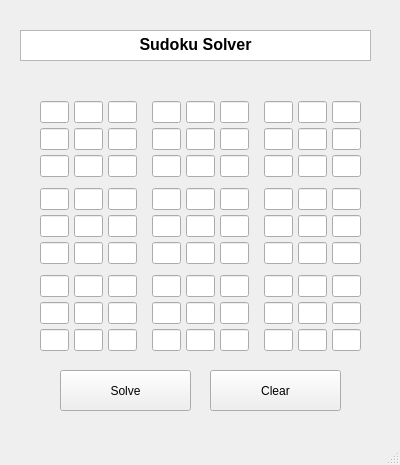
<?xml version="1.0" encoding="UTF-8"?>
<ui version="4.0">
 <class>MainWindow</class>
 <widget class="QMainWindow" name="MainWindow">
  <property name="geometry">
   <rect>
    <x>0</x>
    <y>0</y>
    <width>400</width>
    <height>465</height>
   </rect>
  </property>
  <property name="windowTitle">
   <string>MainWindow</string>
  </property>
  <widget class="QWidget" name="centralwidget">
   <widget class="QPushButton" name="solveButton">
    <property name="geometry">
     <rect>
      <x>60</x>
      <y>370</y>
      <width>131</width>
      <height>41</height>
     </rect>
    </property>
    <property name="sizePolicy">
     <sizepolicy hsizetype="Expanding" vsizetype="Expanding">
      <horstretch>0</horstretch>
      <verstretch>0</verstretch>
     </sizepolicy>
    </property>
    <property name="styleSheet">
     <string notr="true"/>
    </property>
    <property name="text">
     <string>Solve</string>
    </property>
   </widget>
   <widget class="QPushButton" name="clearButton">
    <property name="geometry">
     <rect>
      <x>210</x>
      <y>370</y>
      <width>131</width>
      <height>41</height>
     </rect>
    </property>
    <property name="sizePolicy">
     <sizepolicy hsizetype="Fixed" vsizetype="Fixed">
      <horstretch>0</horstretch>
      <verstretch>0</verstretch>
     </sizepolicy>
    </property>
    <property name="text">
     <string>Clear</string>
    </property>
   </widget>
   <widget class="QWidget" name="gridLayoutWidget">
    <property name="geometry">
     <rect>
      <x>40</x>
      <y>90</y>
      <width>321</width>
      <height>274</height>
     </rect>
    </property>
    <property name="sizePolicy">
     <sizepolicy hsizetype="Fixed" vsizetype="Preferred">
      <horstretch>0</horstretch>
      <verstretch>0</verstretch>
     </sizepolicy>
    </property>
    <layout class="QGridLayout" name="mainGrid">
     <property name="leftMargin">
      <number>0</number>
     </property>
     <property name="topMargin">
      <number>0</number>
     </property>
     <property name="rightMargin">
      <number>0</number>
     </property>
     <property name="bottomMargin">
      <number>0</number>
     </property>
     <property name="horizontalSpacing">
      <number>15</number>
     </property>
     <property name="verticalSpacing">
      <number>0</number>
     </property>
     <item row="0" column="0">
      <layout class="QGridLayout" name="square_1" columnstretch="0,0,0">
       <property name="leftMargin">
        <number>0</number>
       </property>
       <property name="topMargin">
        <number>0</number>
       </property>
       <property name="rightMargin">
        <number>0</number>
       </property>
       <property name="bottomMargin">
        <number>0</number>
       </property>
       <property name="spacing">
        <number>5</number>
       </property>
       <item row="0" column="1">
        <widget class="QLineEdit" name="puzzle_2">
         <property name="enabled">
          <bool>true</bool>
         </property>
         <property name="sizePolicy">
          <sizepolicy hsizetype="Fixed" vsizetype="Fixed">
           <horstretch>0</horstretch>
           <verstretch>0</verstretch>
          </sizepolicy>
         </property>
        </widget>
       </item>
       <item row="2" column="2">
        <widget class="QLineEdit" name="puzzle_21">
         <property name="sizePolicy">
          <sizepolicy hsizetype="Fixed" vsizetype="Fixed">
           <horstretch>0</horstretch>
           <verstretch>0</verstretch>
          </sizepolicy>
         </property>
        </widget>
       </item>
       <item row="0" column="0">
        <widget class="QLineEdit" name="puzzle_1">
         <property name="sizePolicy">
          <sizepolicy hsizetype="Fixed" vsizetype="Fixed">
           <horstretch>0</horstretch>
           <verstretch>0</verstretch>
          </sizepolicy>
         </property>
        </widget>
       </item>
       <item row="0" column="2">
        <widget class="QLineEdit" name="puzzle_3">
         <property name="sizePolicy">
          <sizepolicy hsizetype="Fixed" vsizetype="Fixed">
           <horstretch>0</horstretch>
           <verstretch>0</verstretch>
          </sizepolicy>
         </property>
        </widget>
       </item>
       <item row="2" column="1">
        <widget class="QLineEdit" name="puzzle_20">
         <property name="sizePolicy">
          <sizepolicy hsizetype="Fixed" vsizetype="Fixed">
           <horstretch>0</horstretch>
           <verstretch>0</verstretch>
          </sizepolicy>
         </property>
        </widget>
       </item>
       <item row="1" column="0">
        <widget class="QLineEdit" name="puzzle_10">
         <property name="sizePolicy">
          <sizepolicy hsizetype="Fixed" vsizetype="Fixed">
           <horstretch>0</horstretch>
           <verstretch>0</verstretch>
          </sizepolicy>
         </property>
        </widget>
       </item>
       <item row="2" column="0">
        <widget class="QLineEdit" name="puzzle_19">
         <property name="sizePolicy">
          <sizepolicy hsizetype="Fixed" vsizetype="Fixed">
           <horstretch>0</horstretch>
           <verstretch>0</verstretch>
          </sizepolicy>
         </property>
        </widget>
       </item>
       <item row="1" column="2">
        <widget class="QLineEdit" name="puzzle_12">
         <property name="sizePolicy">
          <sizepolicy hsizetype="Fixed" vsizetype="Fixed">
           <horstretch>0</horstretch>
           <verstretch>0</verstretch>
          </sizepolicy>
         </property>
        </widget>
       </item>
       <item row="1" column="1">
        <widget class="QLineEdit" name="puzzle_11"/>
       </item>
      </layout>
     </item>
     <item row="1" column="1">
      <layout class="QGridLayout" name="square_5">
       <property name="leftMargin">
        <number>0</number>
       </property>
       <property name="topMargin">
        <number>0</number>
       </property>
       <property name="rightMargin">
        <number>0</number>
       </property>
       <property name="bottomMargin">
        <number>0</number>
       </property>
       <property name="spacing">
        <number>5</number>
       </property>
       <item row="1" column="1">
        <widget class="QLineEdit" name="puzzle_41">
         <property name="sizePolicy">
          <sizepolicy hsizetype="Fixed" vsizetype="Fixed">
           <horstretch>0</horstretch>
           <verstretch>0</verstretch>
          </sizepolicy>
         </property>
        </widget>
       </item>
       <item row="1" column="0">
        <widget class="QLineEdit" name="puzzle_40">
         <property name="sizePolicy">
          <sizepolicy hsizetype="Fixed" vsizetype="Fixed">
           <horstretch>0</horstretch>
           <verstretch>0</verstretch>
          </sizepolicy>
         </property>
        </widget>
       </item>
       <item row="0" column="0">
        <widget class="QLineEdit" name="puzzle_31">
         <property name="sizePolicy">
          <sizepolicy hsizetype="Fixed" vsizetype="Fixed">
           <horstretch>0</horstretch>
           <verstretch>0</verstretch>
          </sizepolicy>
         </property>
        </widget>
       </item>
       <item row="2" column="1">
        <widget class="QLineEdit" name="puzzle_50">
         <property name="sizePolicy">
          <sizepolicy hsizetype="Fixed" vsizetype="Fixed">
           <horstretch>0</horstretch>
           <verstretch>0</verstretch>
          </sizepolicy>
         </property>
        </widget>
       </item>
       <item row="0" column="1">
        <widget class="QLineEdit" name="puzzle_32"/>
       </item>
       <item row="2" column="0">
        <widget class="QLineEdit" name="puzzle_49">
         <property name="sizePolicy">
          <sizepolicy hsizetype="Fixed" vsizetype="Fixed">
           <horstretch>0</horstretch>
           <verstretch>0</verstretch>
          </sizepolicy>
         </property>
        </widget>
       </item>
       <item row="0" column="2">
        <widget class="QLineEdit" name="puzzle_33">
         <property name="sizePolicy">
          <sizepolicy hsizetype="Fixed" vsizetype="Fixed">
           <horstretch>0</horstretch>
           <verstretch>0</verstretch>
          </sizepolicy>
         </property>
        </widget>
       </item>
       <item row="1" column="2">
        <widget class="QLineEdit" name="puzzle_42">
         <property name="sizePolicy">
          <sizepolicy hsizetype="Fixed" vsizetype="Fixed">
           <horstretch>0</horstretch>
           <verstretch>0</verstretch>
          </sizepolicy>
         </property>
        </widget>
       </item>
       <item row="2" column="2">
        <widget class="QLineEdit" name="puzzle_51">
         <property name="sizePolicy">
          <sizepolicy hsizetype="Fixed" vsizetype="Fixed">
           <horstretch>0</horstretch>
           <verstretch>0</verstretch>
          </sizepolicy>
         </property>
        </widget>
       </item>
      </layout>
     </item>
     <item row="2" column="2">
      <layout class="QGridLayout" name="square_9">
       <property name="leftMargin">
        <number>0</number>
       </property>
       <property name="topMargin">
        <number>0</number>
       </property>
       <property name="rightMargin">
        <number>0</number>
       </property>
       <property name="bottomMargin">
        <number>0</number>
       </property>
       <property name="spacing">
        <number>5</number>
       </property>
       <item row="1" column="1">
        <widget class="QLineEdit" name="puzzle_71">
         <property name="sizePolicy">
          <sizepolicy hsizetype="Fixed" vsizetype="Fixed">
           <horstretch>0</horstretch>
           <verstretch>0</verstretch>
          </sizepolicy>
         </property>
        </widget>
       </item>
       <item row="1" column="0">
        <widget class="QLineEdit" name="puzzle_70">
         <property name="sizePolicy">
          <sizepolicy hsizetype="Fixed" vsizetype="Fixed">
           <horstretch>0</horstretch>
           <verstretch>0</verstretch>
          </sizepolicy>
         </property>
        </widget>
       </item>
       <item row="0" column="0">
        <widget class="QLineEdit" name="puzzle_61">
         <property name="sizePolicy">
          <sizepolicy hsizetype="Fixed" vsizetype="Fixed">
           <horstretch>0</horstretch>
           <verstretch>0</verstretch>
          </sizepolicy>
         </property>
        </widget>
       </item>
       <item row="2" column="1">
        <widget class="QLineEdit" name="puzzle_80">
         <property name="sizePolicy">
          <sizepolicy hsizetype="Fixed" vsizetype="Fixed">
           <horstretch>0</horstretch>
           <verstretch>0</verstretch>
          </sizepolicy>
         </property>
        </widget>
       </item>
       <item row="0" column="1">
        <widget class="QLineEdit" name="puzzle_62">
         <property name="sizePolicy">
          <sizepolicy hsizetype="Fixed" vsizetype="Fixed">
           <horstretch>0</horstretch>
           <verstretch>0</verstretch>
          </sizepolicy>
         </property>
        </widget>
       </item>
       <item row="2" column="0">
        <widget class="QLineEdit" name="puzzle_79">
         <property name="sizePolicy">
          <sizepolicy hsizetype="Fixed" vsizetype="Fixed">
           <horstretch>0</horstretch>
           <verstretch>0</verstretch>
          </sizepolicy>
         </property>
        </widget>
       </item>
       <item row="0" column="2">
        <widget class="QLineEdit" name="puzzle_63">
         <property name="sizePolicy">
          <sizepolicy hsizetype="Fixed" vsizetype="Fixed">
           <horstretch>0</horstretch>
           <verstretch>0</verstretch>
          </sizepolicy>
         </property>
        </widget>
       </item>
       <item row="1" column="2">
        <widget class="QLineEdit" name="puzzle_72">
         <property name="sizePolicy">
          <sizepolicy hsizetype="Fixed" vsizetype="Fixed">
           <horstretch>0</horstretch>
           <verstretch>0</verstretch>
          </sizepolicy>
         </property>
        </widget>
       </item>
       <item row="2" column="2">
        <widget class="QLineEdit" name="puzzle_81">
         <property name="sizePolicy">
          <sizepolicy hsizetype="Fixed" vsizetype="Fixed">
           <horstretch>0</horstretch>
           <verstretch>0</verstretch>
          </sizepolicy>
         </property>
        </widget>
       </item>
      </layout>
     </item>
     <item row="0" column="1">
      <layout class="QGridLayout" name="square_4">
       <property name="leftMargin">
        <number>0</number>
       </property>
       <property name="topMargin">
        <number>0</number>
       </property>
       <property name="rightMargin">
        <number>0</number>
       </property>
       <property name="bottomMargin">
        <number>0</number>
       </property>
       <property name="spacing">
        <number>5</number>
       </property>
       <item row="1" column="1">
        <widget class="QLineEdit" name="puzzle_14">
         <property name="sizePolicy">
          <sizepolicy hsizetype="Fixed" vsizetype="Fixed">
           <horstretch>0</horstretch>
           <verstretch>0</verstretch>
          </sizepolicy>
         </property>
        </widget>
       </item>
       <item row="1" column="0">
        <widget class="QLineEdit" name="puzzle_13"/>
       </item>
       <item row="0" column="0">
        <widget class="QLineEdit" name="puzzle_4">
         <property name="sizePolicy">
          <sizepolicy hsizetype="Fixed" vsizetype="Fixed">
           <horstretch>0</horstretch>
           <verstretch>0</verstretch>
          </sizepolicy>
         </property>
        </widget>
       </item>
       <item row="2" column="1">
        <widget class="QLineEdit" name="puzzle_23"/>
       </item>
       <item row="0" column="1">
        <widget class="QLineEdit" name="puzzle_5"/>
       </item>
       <item row="2" column="0">
        <widget class="QLineEdit" name="puzzle_22">
         <property name="sizePolicy">
          <sizepolicy hsizetype="Fixed" vsizetype="Fixed">
           <horstretch>0</horstretch>
           <verstretch>0</verstretch>
          </sizepolicy>
         </property>
        </widget>
       </item>
       <item row="0" column="2">
        <widget class="QLineEdit" name="puzzle_6">
         <property name="sizePolicy">
          <sizepolicy hsizetype="Fixed" vsizetype="Fixed">
           <horstretch>0</horstretch>
           <verstretch>0</verstretch>
          </sizepolicy>
         </property>
        </widget>
       </item>
       <item row="1" column="2">
        <widget class="QLineEdit" name="puzzle_15">
         <property name="sizePolicy">
          <sizepolicy hsizetype="Fixed" vsizetype="Fixed">
           <horstretch>0</horstretch>
           <verstretch>0</verstretch>
          </sizepolicy>
         </property>
        </widget>
       </item>
       <item row="2" column="2">
        <widget class="QLineEdit" name="puzzle_24">
         <property name="sizePolicy">
          <sizepolicy hsizetype="Fixed" vsizetype="Fixed">
           <horstretch>0</horstretch>
           <verstretch>0</verstretch>
          </sizepolicy>
         </property>
        </widget>
       </item>
      </layout>
     </item>
     <item row="1" column="0">
      <layout class="QGridLayout" name="square_2">
       <property name="leftMargin">
        <number>0</number>
       </property>
       <property name="topMargin">
        <number>0</number>
       </property>
       <property name="rightMargin">
        <number>0</number>
       </property>
       <property name="bottomMargin">
        <number>0</number>
       </property>
       <property name="spacing">
        <number>5</number>
       </property>
       <item row="0" column="0">
        <widget class="QLineEdit" name="puzzle_28"/>
       </item>
       <item row="2" column="1">
        <widget class="QLineEdit" name="puzzle_47">
         <property name="sizePolicy">
          <sizepolicy hsizetype="Fixed" vsizetype="Fixed">
           <horstretch>0</horstretch>
           <verstretch>0</verstretch>
          </sizepolicy>
         </property>
        </widget>
       </item>
       <item row="0" column="1">
        <widget class="QLineEdit" name="puzzle_29">
         <property name="sizePolicy">
          <sizepolicy hsizetype="Fixed" vsizetype="Fixed">
           <horstretch>0</horstretch>
           <verstretch>0</verstretch>
          </sizepolicy>
         </property>
        </widget>
       </item>
       <item row="2" column="2">
        <widget class="QLineEdit" name="puzzle_48">
         <property name="sizePolicy">
          <sizepolicy hsizetype="Fixed" vsizetype="Fixed">
           <horstretch>0</horstretch>
           <verstretch>0</verstretch>
          </sizepolicy>
         </property>
        </widget>
       </item>
       <item row="0" column="2">
        <widget class="QLineEdit" name="puzzle_30">
         <property name="sizePolicy">
          <sizepolicy hsizetype="Fixed" vsizetype="Fixed">
           <horstretch>0</horstretch>
           <verstretch>0</verstretch>
          </sizepolicy>
         </property>
        </widget>
       </item>
       <item row="1" column="0">
        <widget class="QLineEdit" name="puzzle_37">
         <property name="sizePolicy">
          <sizepolicy hsizetype="Fixed" vsizetype="Fixed">
           <horstretch>0</horstretch>
           <verstretch>0</verstretch>
          </sizepolicy>
         </property>
        </widget>
       </item>
       <item row="2" column="0">
        <widget class="QLineEdit" name="puzzle_46">
         <property name="sizePolicy">
          <sizepolicy hsizetype="Fixed" vsizetype="Fixed">
           <horstretch>0</horstretch>
           <verstretch>0</verstretch>
          </sizepolicy>
         </property>
        </widget>
       </item>
       <item row="1" column="1">
        <widget class="QLineEdit" name="puzzle_38">
         <property name="sizePolicy">
          <sizepolicy hsizetype="Fixed" vsizetype="Fixed">
           <horstretch>0</horstretch>
           <verstretch>0</verstretch>
          </sizepolicy>
         </property>
        </widget>
       </item>
       <item row="1" column="2">
        <widget class="QLineEdit" name="puzzle_39"/>
       </item>
      </layout>
     </item>
     <item row="2" column="0">
      <layout class="QGridLayout" name="square_3">
       <property name="leftMargin">
        <number>0</number>
       </property>
       <property name="topMargin">
        <number>0</number>
       </property>
       <property name="rightMargin">
        <number>0</number>
       </property>
       <property name="bottomMargin">
        <number>0</number>
       </property>
       <property name="spacing">
        <number>5</number>
       </property>
       <item row="1" column="1">
        <widget class="QLineEdit" name="puzzle_65">
         <property name="sizePolicy">
          <sizepolicy hsizetype="Fixed" vsizetype="Fixed">
           <horstretch>0</horstretch>
           <verstretch>0</verstretch>
          </sizepolicy>
         </property>
        </widget>
       </item>
       <item row="1" column="0">
        <widget class="QLineEdit" name="puzzle_64">
         <property name="sizePolicy">
          <sizepolicy hsizetype="Fixed" vsizetype="Fixed">
           <horstretch>0</horstretch>
           <verstretch>0</verstretch>
          </sizepolicy>
         </property>
        </widget>
       </item>
       <item row="0" column="0">
        <widget class="QLineEdit" name="puzzle_55">
         <property name="sizePolicy">
          <sizepolicy hsizetype="Fixed" vsizetype="Fixed">
           <horstretch>0</horstretch>
           <verstretch>0</verstretch>
          </sizepolicy>
         </property>
        </widget>
       </item>
       <item row="2" column="1">
        <widget class="QLineEdit" name="puzzle_74">
         <property name="sizePolicy">
          <sizepolicy hsizetype="Fixed" vsizetype="Fixed">
           <horstretch>0</horstretch>
           <verstretch>0</verstretch>
          </sizepolicy>
         </property>
        </widget>
       </item>
       <item row="0" column="1">
        <widget class="QLineEdit" name="puzzle_56">
         <property name="sizePolicy">
          <sizepolicy hsizetype="Fixed" vsizetype="Fixed">
           <horstretch>0</horstretch>
           <verstretch>0</verstretch>
          </sizepolicy>
         </property>
        </widget>
       </item>
       <item row="2" column="0">
        <widget class="QLineEdit" name="puzzle_73">
         <property name="sizePolicy">
          <sizepolicy hsizetype="Fixed" vsizetype="Fixed">
           <horstretch>0</horstretch>
           <verstretch>0</verstretch>
          </sizepolicy>
         </property>
        </widget>
       </item>
       <item row="0" column="2">
        <widget class="QLineEdit" name="puzzle_57">
         <property name="sizePolicy">
          <sizepolicy hsizetype="Fixed" vsizetype="Fixed">
           <horstretch>0</horstretch>
           <verstretch>0</verstretch>
          </sizepolicy>
         </property>
        </widget>
       </item>
       <item row="1" column="2">
        <widget class="QLineEdit" name="puzzle_66">
         <property name="sizePolicy">
          <sizepolicy hsizetype="Fixed" vsizetype="Fixed">
           <horstretch>0</horstretch>
           <verstretch>0</verstretch>
          </sizepolicy>
         </property>
        </widget>
       </item>
       <item row="2" column="2">
        <widget class="QLineEdit" name="puzzle_75">
         <property name="sizePolicy">
          <sizepolicy hsizetype="Fixed" vsizetype="Fixed">
           <horstretch>0</horstretch>
           <verstretch>0</verstretch>
          </sizepolicy>
         </property>
        </widget>
       </item>
      </layout>
     </item>
     <item row="2" column="1">
      <layout class="QGridLayout" name="square_6">
       <property name="leftMargin">
        <number>0</number>
       </property>
       <property name="topMargin">
        <number>0</number>
       </property>
       <property name="rightMargin">
        <number>0</number>
       </property>
       <property name="bottomMargin">
        <number>0</number>
       </property>
       <property name="spacing">
        <number>5</number>
       </property>
       <item row="1" column="1">
        <widget class="QLineEdit" name="puzzle_68">
         <property name="sizePolicy">
          <sizepolicy hsizetype="Fixed" vsizetype="Fixed">
           <horstretch>0</horstretch>
           <verstretch>0</verstretch>
          </sizepolicy>
         </property>
        </widget>
       </item>
       <item row="1" column="0">
        <widget class="QLineEdit" name="puzzle_67">
         <property name="sizePolicy">
          <sizepolicy hsizetype="Fixed" vsizetype="Fixed">
           <horstretch>0</horstretch>
           <verstretch>0</verstretch>
          </sizepolicy>
         </property>
        </widget>
       </item>
       <item row="0" column="0">
        <widget class="QLineEdit" name="puzzle_58">
         <property name="sizePolicy">
          <sizepolicy hsizetype="Fixed" vsizetype="Fixed">
           <horstretch>0</horstretch>
           <verstretch>0</verstretch>
          </sizepolicy>
         </property>
        </widget>
       </item>
       <item row="2" column="1">
        <widget class="QLineEdit" name="puzzle_77">
         <property name="sizePolicy">
          <sizepolicy hsizetype="Fixed" vsizetype="Fixed">
           <horstretch>0</horstretch>
           <verstretch>0</verstretch>
          </sizepolicy>
         </property>
        </widget>
       </item>
       <item row="0" column="1">
        <widget class="QLineEdit" name="puzzle_59">
         <property name="sizePolicy">
          <sizepolicy hsizetype="Fixed" vsizetype="Fixed">
           <horstretch>0</horstretch>
           <verstretch>0</verstretch>
          </sizepolicy>
         </property>
        </widget>
       </item>
       <item row="2" column="0">
        <widget class="QLineEdit" name="puzzle_76">
         <property name="sizePolicy">
          <sizepolicy hsizetype="Fixed" vsizetype="Fixed">
           <horstretch>0</horstretch>
           <verstretch>0</verstretch>
          </sizepolicy>
         </property>
        </widget>
       </item>
       <item row="0" column="2">
        <widget class="QLineEdit" name="puzzle_60">
         <property name="sizePolicy">
          <sizepolicy hsizetype="Fixed" vsizetype="Fixed">
           <horstretch>0</horstretch>
           <verstretch>0</verstretch>
          </sizepolicy>
         </property>
        </widget>
       </item>
       <item row="1" column="2">
        <widget class="QLineEdit" name="puzzle_69">
         <property name="sizePolicy">
          <sizepolicy hsizetype="Fixed" vsizetype="Fixed">
           <horstretch>0</horstretch>
           <verstretch>0</verstretch>
          </sizepolicy>
         </property>
        </widget>
       </item>
       <item row="2" column="2">
        <widget class="QLineEdit" name="puzzle_78">
         <property name="sizePolicy">
          <sizepolicy hsizetype="Fixed" vsizetype="Fixed">
           <horstretch>0</horstretch>
           <verstretch>0</verstretch>
          </sizepolicy>
         </property>
        </widget>
       </item>
      </layout>
     </item>
     <item row="0" column="2">
      <layout class="QGridLayout" name="square_7">
       <property name="leftMargin">
        <number>0</number>
       </property>
       <property name="topMargin">
        <number>0</number>
       </property>
       <property name="rightMargin">
        <number>0</number>
       </property>
       <property name="bottomMargin">
        <number>0</number>
       </property>
       <property name="spacing">
        <number>5</number>
       </property>
       <item row="1" column="1">
        <widget class="QLineEdit" name="puzzle_17">
         <property name="sizePolicy">
          <sizepolicy hsizetype="Fixed" vsizetype="Fixed">
           <horstretch>0</horstretch>
           <verstretch>0</verstretch>
          </sizepolicy>
         </property>
        </widget>
       </item>
       <item row="1" column="0">
        <widget class="QLineEdit" name="puzzle_16">
         <property name="sizePolicy">
          <sizepolicy hsizetype="Fixed" vsizetype="Fixed">
           <horstretch>0</horstretch>
           <verstretch>0</verstretch>
          </sizepolicy>
         </property>
        </widget>
       </item>
       <item row="0" column="0">
        <widget class="QLineEdit" name="puzzle_7">
         <property name="sizePolicy">
          <sizepolicy hsizetype="Fixed" vsizetype="Fixed">
           <horstretch>0</horstretch>
           <verstretch>0</verstretch>
          </sizepolicy>
         </property>
        </widget>
       </item>
       <item row="2" column="1">
        <widget class="QLineEdit" name="puzzle_26">
         <property name="sizePolicy">
          <sizepolicy hsizetype="Fixed" vsizetype="Fixed">
           <horstretch>0</horstretch>
           <verstretch>0</verstretch>
          </sizepolicy>
         </property>
        </widget>
       </item>
       <item row="0" column="1">
        <widget class="QLineEdit" name="puzzle_8">
         <property name="sizePolicy">
          <sizepolicy hsizetype="Fixed" vsizetype="Fixed">
           <horstretch>0</horstretch>
           <verstretch>0</verstretch>
          </sizepolicy>
         </property>
        </widget>
       </item>
       <item row="2" column="0">
        <widget class="QLineEdit" name="puzzle_25">
         <property name="sizePolicy">
          <sizepolicy hsizetype="Fixed" vsizetype="Fixed">
           <horstretch>0</horstretch>
           <verstretch>0</verstretch>
          </sizepolicy>
         </property>
        </widget>
       </item>
       <item row="0" column="2">
        <widget class="QLineEdit" name="puzzle_9">
         <property name="sizePolicy">
          <sizepolicy hsizetype="Fixed" vsizetype="Fixed">
           <horstretch>0</horstretch>
           <verstretch>0</verstretch>
          </sizepolicy>
         </property>
        </widget>
       </item>
       <item row="1" column="2">
        <widget class="QLineEdit" name="puzzle_18">
         <property name="sizePolicy">
          <sizepolicy hsizetype="Fixed" vsizetype="Fixed">
           <horstretch>0</horstretch>
           <verstretch>0</verstretch>
          </sizepolicy>
         </property>
        </widget>
       </item>
       <item row="2" column="2">
        <widget class="QLineEdit" name="puzzle_27">
         <property name="sizePolicy">
          <sizepolicy hsizetype="Fixed" vsizetype="Fixed">
           <horstretch>0</horstretch>
           <verstretch>0</verstretch>
          </sizepolicy>
         </property>
        </widget>
       </item>
      </layout>
     </item>
     <item row="1" column="2">
      <layout class="QGridLayout" name="square_8">
       <property name="sizeConstraint">
        <enum>QLayout::SizeConstraint::SetDefaultConstraint</enum>
       </property>
       <property name="leftMargin">
        <number>0</number>
       </property>
       <property name="topMargin">
        <number>0</number>
       </property>
       <property name="rightMargin">
        <number>0</number>
       </property>
       <property name="bottomMargin">
        <number>0</number>
       </property>
       <property name="spacing">
        <number>5</number>
       </property>
       <item row="1" column="1">
        <widget class="QLineEdit" name="puzzle_44">
         <property name="sizePolicy">
          <sizepolicy hsizetype="Fixed" vsizetype="Fixed">
           <horstretch>0</horstretch>
           <verstretch>0</verstretch>
          </sizepolicy>
         </property>
        </widget>
       </item>
       <item row="1" column="0">
        <widget class="QLineEdit" name="puzzle_43">
         <property name="sizePolicy">
          <sizepolicy hsizetype="Fixed" vsizetype="Fixed">
           <horstretch>0</horstretch>
           <verstretch>0</verstretch>
          </sizepolicy>
         </property>
        </widget>
       </item>
       <item row="0" column="0">
        <widget class="QLineEdit" name="puzzle_34">
         <property name="sizePolicy">
          <sizepolicy hsizetype="Fixed" vsizetype="Fixed">
           <horstretch>0</horstretch>
           <verstretch>0</verstretch>
          </sizepolicy>
         </property>
        </widget>
       </item>
       <item row="2" column="1">
        <widget class="QLineEdit" name="puzzle_53">
         <property name="sizePolicy">
          <sizepolicy hsizetype="Fixed" vsizetype="Fixed">
           <horstretch>0</horstretch>
           <verstretch>0</verstretch>
          </sizepolicy>
         </property>
        </widget>
       </item>
       <item row="0" column="1">
        <widget class="QLineEdit" name="puzzle_35">
         <property name="sizePolicy">
          <sizepolicy hsizetype="Fixed" vsizetype="Fixed">
           <horstretch>0</horstretch>
           <verstretch>0</verstretch>
          </sizepolicy>
         </property>
        </widget>
       </item>
       <item row="2" column="0">
        <widget class="QLineEdit" name="puzzle_52">
         <property name="sizePolicy">
          <sizepolicy hsizetype="Fixed" vsizetype="Fixed">
           <horstretch>0</horstretch>
           <verstretch>0</verstretch>
          </sizepolicy>
         </property>
        </widget>
       </item>
       <item row="0" column="2">
        <widget class="QLineEdit" name="puzzle_36">
         <property name="sizePolicy">
          <sizepolicy hsizetype="Fixed" vsizetype="Fixed">
           <horstretch>0</horstretch>
           <verstretch>0</verstretch>
          </sizepolicy>
         </property>
        </widget>
       </item>
       <item row="1" column="2">
        <widget class="QLineEdit" name="puzzle_45">
         <property name="sizePolicy">
          <sizepolicy hsizetype="Fixed" vsizetype="Fixed">
           <horstretch>0</horstretch>
           <verstretch>0</verstretch>
          </sizepolicy>
         </property>
        </widget>
       </item>
       <item row="2" column="2">
        <widget class="QLineEdit" name="puzzle_54">
         <property name="sizePolicy">
          <sizepolicy hsizetype="Fixed" vsizetype="Fixed">
           <horstretch>0</horstretch>
           <verstretch>0</verstretch>
          </sizepolicy>
         </property>
        </widget>
       </item>
      </layout>
     </item>
    </layout>
   </widget>
   <widget class="QTextBrowser" name="textBrowser">
    <property name="geometry">
     <rect>
      <x>20</x>
      <y>30</y>
      <width>351</width>
      <height>31</height>
     </rect>
    </property>
    <property name="html">
     <string>&lt;!DOCTYPE HTML PUBLIC &quot;-//W3C//DTD HTML 4.0//EN&quot; &quot;http://www.w3.org/TR/REC-html40/strict.dtd&quot;&gt;
&lt;html&gt;&lt;head&gt;&lt;meta name=&quot;qrichtext&quot; content=&quot;1&quot; /&gt;&lt;meta charset=&quot;utf-8&quot; /&gt;&lt;style type=&quot;text/css&quot;&gt;
p, li { white-space: pre-wrap; }
hr { height: 1px; border-width: 0; }
li.unchecked::marker { content: &quot;\2610&quot;; }
li.checked::marker { content: &quot;\2612&quot;; }
&lt;/style&gt;&lt;/head&gt;&lt;body style=&quot; font-family:'Segoe UI'; font-size:9pt; font-weight:400; font-style:normal;&quot;&gt;
&lt;p align=&quot;center&quot; style=&quot; margin-top:0px; margin-bottom:0px; margin-left:0px; margin-right:0px; -qt-block-indent:0; text-indent:0px;&quot;&gt;&lt;span style=&quot; font-size:12pt; font-weight:700;&quot;&gt;Sudoku Solver&lt;/span&gt;&lt;/p&gt;&lt;/body&gt;&lt;/html&gt;</string>
    </property>
   </widget>
  </widget>
  <widget class="QStatusBar" name="statusbar"/>
 </widget>
 <resources/>
 <connections/>
</ui>
